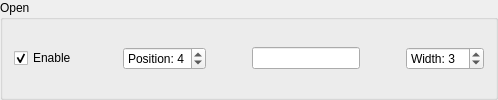
             <widget class="QGroupBox" name="groupButtonOpen">
              <property name="toolTip">
               <string>Open usual save path in file browser</string>
              </property>
              <property name="title">
               <string>Open</string>
              </property>
              <layout class="QHBoxLayout" name="horizontalLayout_8">
               <item>
                <widget class="QCheckBox" name="checkButtonOpen">
                 <property name="sizePolicy">
                  <sizepolicy hsizetype="Maximum" vsizetype="Fixed">
                   <horstretch>0</horstretch>
                   <verstretch>0</verstretch>
                  </sizepolicy>
                 </property>
                 <property name="toolTip">
                  <string>Partial checks are stored in collapsable drawer</string>
                 </property>
                 <property name="text">
                  <string>Enable</string>
                 </property>
                 <property name="checked">
                  <bool>true</bool>
                 </property>
                 <property name="tristate">
                  <bool>true</bool>
                 </property>
                </widget>
               </item>
               <item>
                <spacer name="horizontalSpacer_8">
                 <property name="orientation">
                  <enum>Qt::Horizontal</enum>
                 </property>
                 <property name="sizeHint" stdset="0">
                  <size>
                   <width>40</width>
                   <height>20</height>
                  </size>
                 </property>
                </spacer>
               </item>
               <item>
                <widget class="QSpinBox" name="spinButtonOpenPosition">
                 <property name="sizePolicy">
                  <sizepolicy hsizetype="Preferred" vsizetype="Fixed">
                   <horstretch>0</horstretch>
                   <verstretch>0</verstretch>
                  </sizepolicy>
                 </property>
                 <property name="toolTip">
                  <string>Ascending from left to right</string>
                 </property>
                 <property name="correctionMode">
                  <enum>QAbstractSpinBox::CorrectToNearestValue</enum>
                 </property>
                 <property name="suffix">
                  <string/>
                 </property>
                 <property name="prefix">
                  <string>Position: </string>
                 </property>
                 <property name="maximum">
                  <number>9</number>
                 </property>
                 <property name="value">
                  <number>4</number>
                 </property>
                </widget>
               </item>
               <item>
                <spacer name="horizontalSpacer_17">
                 <property name="orientation">
                  <enum>Qt::Horizontal</enum>
                 </property>
                 <property name="sizeHint" stdset="0">
                  <size>
                   <width>40</width>
                   <height>20</height>
                  </size>
                 </property>
                </spacer>
               </item>
               <item>
                <widget class="QLineEdit" name="lineButtonOpen">
                 <property name="sizePolicy">
                  <sizepolicy hsizetype="Preferred" vsizetype="Fixed">
                   <horstretch>0</horstretch>
                   <verstretch>0</verstretch>
                  </sizepolicy>
                 </property>
                 <property name="toolTip">
                  <string>Button display text</string>
                 </property>
                 <property name="text">
                  <string/>
                 </property>
                 <property name="cursorPosition">
                  <number>0</number>
                 </property>
                </widget>
               </item>
               <item>
                <spacer name="horizontalSpacer_27">
                 <property name="orientation">
                  <enum>Qt::Horizontal</enum>
                 </property>
                 <property name="sizeHint" stdset="0">
                  <size>
                   <width>40</width>
                   <height>20</height>
                  </size>
                 </property>
                </spacer>
               </item>
               <item>
                <widget class="QSpinBox" name="spinButtonOpenWidth">
                 <property name="toolTip">
                  <string>Smaller numbers make for smaller buttons</string>
                 </property>
                 <property name="prefix">
                  <string>Width: </string>
                 </property>
                 <property name="minimum">
                  <number>1</number>
                 </property>
                 <property name="maximum">
                  <number>10</number>
                 </property>
                 <property name="value">
                  <number>3</number>
                 </property>
                </widget>
               </item>
              </layout>
             </widget>
